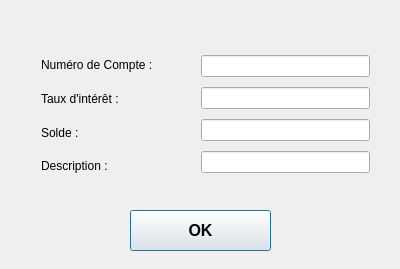
<?xml version="1.0" encoding="UTF-8"?>
<ui version="4.0">
 <class>AjoutEpargneInterfaceClass</class>
 <widget class="QDialog" name="AjoutEpargneInterfaceClass">
  <property name="geometry">
   <rect>
    <x>0</x>
    <y>0</y>
    <width>400</width>
    <height>269</height>
   </rect>
  </property>
  <property name="windowTitle">
   <string>Ajoutd'un compte Épargne</string>
  </property>
  <widget class="QPushButton" name="pushButtonOK">
   <property name="geometry">
    <rect>
     <x>130</x>
     <y>210</y>
     <width>141</width>
     <height>41</height>
    </rect>
   </property>
   <property name="font">
    <font>
     <pointsize>12</pointsize>
     <weight>75</weight>
     <bold>true</bold>
    </font>
   </property>
   <property name="text">
    <string>OK</string>
   </property>
  </widget>
  <widget class="QWidget" name="layoutWidget">
   <property name="geometry">
    <rect>
     <x>30</x>
     <y>40</y>
     <width>151</width>
     <height>151</height>
    </rect>
   </property>
   <layout class="QVBoxLayout" name="verticalLayout">
    <item>
     <widget class="QLabel" name="labelNoCompte">
      <property name="text">
       <string>Numéro de Compte :</string>
      </property>
     </widget>
    </item>
    <item>
     <widget class="QLabel" name="labelTauxInteret">
      <property name="text">
       <string>Taux d'intérêt :</string>
      </property>
     </widget>
    </item>
    <item>
     <widget class="QLabel" name="labelSolde">
      <property name="text">
       <string>Solde :</string>
      </property>
     </widget>
    </item>
    <item>
     <widget class="QLabel" name="labelDescription">
      <property name="text">
       <string>Description :</string>
      </property>
     </widget>
    </item>
   </layout>
  </widget>
  <widget class="QWidget" name="layoutWidget">
   <property name="geometry">
    <rect>
     <x>190</x>
     <y>40</y>
     <width>191</width>
     <height>151</height>
    </rect>
   </property>
   <layout class="QVBoxLayout" name="verticalLayout_2">
    <item>
     <widget class="QLineEdit" name="lineEditNoCompte">
      <property name="text">
       <string/>
      </property>
     </widget>
    </item>
    <item>
     <widget class="QLineEdit" name="lineEditTauxInteret"/>
    </item>
    <item>
     <widget class="QLineEdit" name="lineEditSolde"/>
    </item>
    <item>
     <widget class="QLineEdit" name="lineEditDescription"/>
    </item>
   </layout>
  </widget>
 </widget>
 <layoutdefault spacing="6" margin="11"/>
 <resources/>
 <connections/>
</ui>
